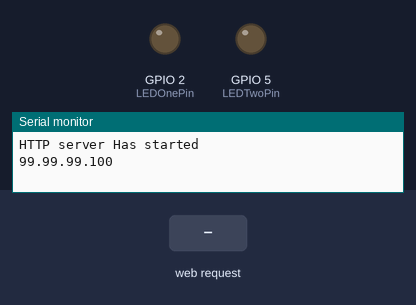
This program was run on a simulated ESP32. Parts: output pins drawn as LEDs (lit = HIGH), the last lines printed to the serial monitor. The test bench sets the inputs (shaded band).

Above: at 1.3 s.
1.4 s: HTTP request GET /led1on received
At 1.9 s:
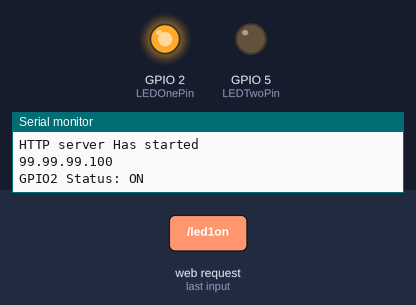
2.9 s: HTTP request GET /led2on received
At 4.1 s:
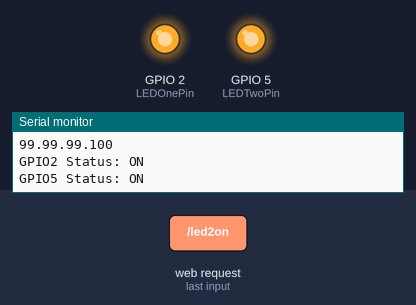
4.4 s: HTTP request GET /led1off received
At 5.4 s:
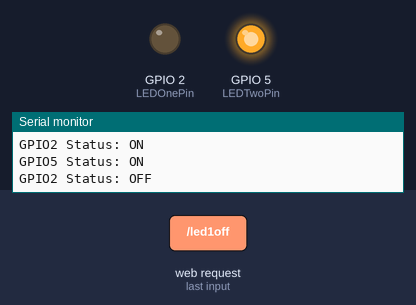
5.9 s: HTTP request GET /led2off received
At 6.6 s:
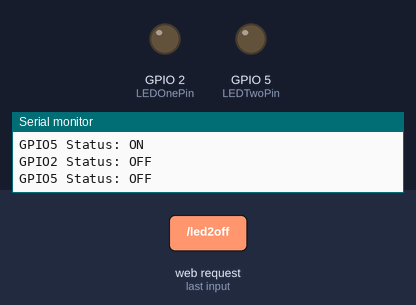
Timing chart, 0 to 8.4 s (numbered marks = the images above; inputs shaded):
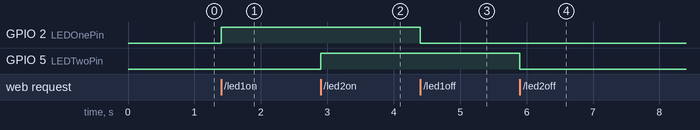

The program:

main.cpp
```cpp
#include <WiFi.h>
#include <WebServer.h>


const char* ssid = "config";
const char* password = "rootPass";

/* Put IP Address details */
IPAddress local_ip(99,99,99,100);
IPAddress gateway(192,168,1,1);
IPAddress subnet(255,255,255,0);

WebServer server(80);

uint8_t LEDOnePin = 2;
bool LEDOneStatus = LOW;

uint8_t LEDTwoPin = 5;
bool LEDTwoStatus = LOW;


String SendHTML(uint8_t led1stat,uint8_t led2stat){
  String ptr = "<!DOCTYPE html> <html>\n";
  ptr +="<head><meta name=\"viewport\" content=\"width=device-width, initial-scale=1.0, user-scalable=no\">\n";
  ptr +="<title>LED Control</title>\n";
  ptr +="<style>html { font-family: Helvetica; display: inline-block; margin: 0px auto; text-align: center;}\n";
  ptr +="body{margin-top: 50px;} h1 {color: #444444;margin: 50px auto 30px;} h3 {color: #444444;margin-bottom: 50px;}\n";
  ptr +=".button {display: block;width: 80px;background-color: #3498db;border: none;color: white;padding: 13px 30px;text-decoration: none;font-size: 25px;margin: 0px auto 35px;cursor: pointer;border-radius: 4px;}\n";
  ptr +=".button-on {background-color: #3498db;}\n";
  ptr +=".button-on:active {background-color: #2980b9;}\n";
  ptr +=".button-off {background-color: #34495e;}\n";
  ptr +=".button-off:active {background-color: #2c3e50;}\n";
  ptr +="p {font-size: 14px;color: #888;margin-bottom: 10px;}\n";
  ptr +="</style>\n";
  ptr +="</head>\n";
  ptr +="<body>\n";
  ptr +="<h1>home automotino</h1>\n";
  ptr +="<h3>wifi and bluetooth</h3>\n";

   if(led1stat)
  {ptr +="<p>LED1 Status: ON</p><a class=\"button button-off\" href=\"/led1off\">OFF</a>\n";}
  else
  {ptr +="<p>LED1 Status: OFF</p><a class=\"button button-on\" href=\"/led1on\">ON</a>\n";}

  if(led2stat)
  {ptr +="<p>LED2 Status: ON</p><a class=\"button button-off\" href=\"/led2off\">OFF</a>\n";}
  else
  {ptr +="<p>LED2 Status: OFF</p><a class=\"button button-on\" href=\"/led2on\">ON</a>\n";}

  ptr +="</body>\n";
  ptr +="</html>\n";
  return ptr;
}


void handle_OnConnect() {
  LEDOneStatus = LOW;
  LEDTwoStatus = LOW;
  Serial.println("GPIO2 Status: OFF | GPIO5 Status: OFF");
  server.send(200, "text/html", SendHTML(LEDOneStatus,LEDTwoStatus));
}

void handle_led1on() {
  LEDOneStatus = HIGH;
  Serial.println("GPIO2 Status: ON");
  server.send(200, "text/html", SendHTML(true,LEDTwoStatus));
}

void handle_led1off() {
  LEDOneStatus = LOW;
  Serial.println("GPIO2 Status: OFF");
  server.send(200, "text/html", SendHTML(false,LEDTwoStatus));
}

void handle_led2on() {
  LEDTwoStatus = HIGH;
  Serial.println("GPIO5 Status: ON");
  server.send(200, "text/html", SendHTML(LEDOneStatus,true));
}

void handle_led2off() {
  LEDTwoStatus = LOW;
  Serial.println("GPIO5 Status: OFF");
  server.send(200, "text/html", SendHTML(LEDOneStatus,false));
}

void handle_NotFound(){
  server.send(404, "text/plain", "Not found");
}


void setup() {
  Serial.begin(115200);
  pinMode(LEDOnePin, OUTPUT);
  pinMode(LEDTwoPin, OUTPUT);

  while(!WiFi.softAP(ssid, password)){
    delay(500);
    Serial.println(".");
  };

  WiFi.softAPConfig(local_ip, gateway, subnet);
  delay(100);

  server.on("/", handle_OnConnect);
  server.on("/led1on", handle_led1on);
  server.on("/led1off", handle_led1off);
  server.on("/led2on", handle_led2on);
  server.on("/led2off", handle_led2off);
  server.onNotFound(handle_NotFound);

  server.begin();
  Serial.println("HTTP server Has started");
  Serial.println(WiFi.softAPIP());
}

void loop() {
  server.handleClient();
  if(LEDOneStatus)
  {digitalWrite(LEDOnePin, HIGH);}
  else
  {digitalWrite(LEDOnePin, LOW);}

  if(LEDTwoStatus)
  {digitalWrite(LEDTwoPin, HIGH);}
  else
  {digitalWrite(LEDTwoPin, LOW);}
}
```

Measured:
- after the input at 1.4 s, GPIO 2 (LEDOnePin): LOW → HIGH at once
- after the input at 2.9 s, GPIO 5 (LEDTwoPin): LOW → HIGH at once
- after the input at 4.4 s, GPIO 2 (LEDOnePin): HIGH → LOW at once
- after the input at 5.9 s, GPIO 5 (LEDTwoPin): HIGH → LOW at once
